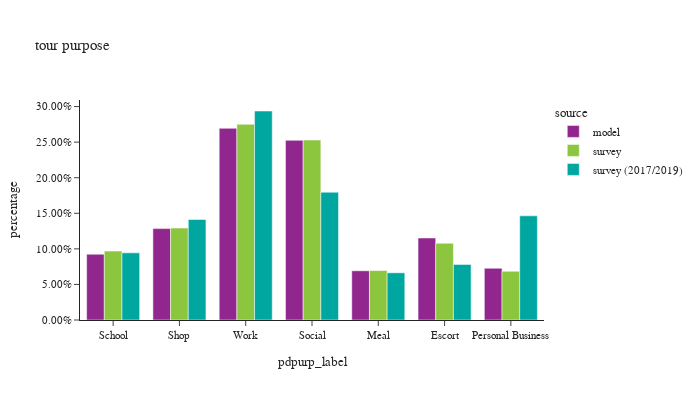

The notebook cell saved with this chart:
### Markdown cell above
## percent of tours by purpose

### Code cell
df_plot = df_tour.groupby(['source', 'pdpurp_label']).agg([
    pl.sum('toexpfac').alias('toexpfac_sum')
]).with_columns(
    (pl.col('toexpfac_sum') / pl.col('toexpfac_sum').sum().over('source')).alias('percentage')
)

df_plot_ct = df_tour.groupby(['source', 'pdpurp_label']).agg([
    pl.count('toexpfac').alias('sample count')
])

df_plot = df_plot.join(df_plot_ct, on=['source', 'pdpurp_label'], how='left')

fig = px.bar(df_plot.to_pandas().sort_values(by=['source']), x="pdpurp_label", y="percentage", color="source",
             barmode="group", hover_data=['sample count'], title="tour purpose")
fig.update_layout(height=400, width=700, font=dict(size=11),
                  yaxis=dict(tickformat=".2%"))
fig.show()

### Figure 1 — Plotly figure (JSON) as saved in the notebook; plotly's stock layout.template omitted (floating-point values rounded to 4 significant figures)
{"data": [{"alignmentgroup": "True", "customdata": [[520848], [723723], [1518193], [1422785], [389802], [649553], [409525]], "hovertemplate": "source=model<br>pdpurp_label=%{x}<br>percentage=%{y}<br>sample count=%{customdata[0]}<extra></extra>", "legendgroup": "model", "marker": {"color": "#91268F", "pattern": {"shape": ""}}, "name": "model", "offsetgroup": "model", "orientation": "v", "showlegend": true, "textposition": "auto", "type": "bar", "x": ["School", "Shop", "Work", "Social", "Meal", "Escort", "Personal Business"], "xaxis": "x", "y": [0.09244, 0.1284, 0.2694, 0.2525, 0.06918, 0.1153, 0.07268], "yaxis": "y"}, {"alignmentgroup": "True", "customdata": [[779], [2658], [655], [1504], [3184], [918], [859]], "hovertemplate": "source=survey<br>pdpurp_label=%{x}<br>percentage=%{y}<br>sample count=%{customdata[0]}<extra></extra>", "legendgroup": "survey", "marker": {"color": "#8CC63E", "pattern": {"shape": ""}}, "name": "survey", "offsetgroup": "survey", "orientation": "v", "showlegend": true, "textposition": "auto", "type": "bar", "x": ["Escort", "Work", "School", "Shop", "Social", "Meal", "Personal Business"], "xaxis": "x", "y": [0.1079, 0.275, 0.09685, 0.1293, 0.2529, 0.06951, 0.06852], "yaxis": "y"}, {"alignmentgroup": "True", "customdata": [[2748], [1410], [8755], [1648], [2053], [2596], [4576]], "hovertemplate": "source=survey (2017/2019)<br>pdpurp_label=%{x}<br>percentage=%{y}<br>sample count=%{customdata[0]}<extra></extra>", "legendgroup": "survey (2017/2019)", "marker": {"color": "#00A7A0", "pattern": {"shape": ""}}, "name": "survey (2017/2019)", "offsetgroup": "survey (2017/2019)", "orientation": "v", "showlegend": true, "textposition": "auto", "type": "bar", "x": ["Personal Business", "Escort", "Work", "School", "Meal", "Shop", "Social"], "xaxis": "x", "y": [0.1464, 0.07814, 0.2938, 0.09439, 0.06637, 0.1413, 0.1796], "yaxis": "y"}], "layout": {"barmode": "group", "font": {"size": 11}, "height": 400, "legend": {"title": {"text": "source"}, "tracegroupgap": 0}, "title": {"text": "tour purpose"}, "width": 700, "xaxis": {"anchor": "y", "domain": [0.0, 1.0], "title": {"text": "pdpurp_label"}}, "yaxis": {"anchor": "x", "domain": [0.0, 1.0], "tickformat": ".2%", "title": {"text": "percentage"}}}}
